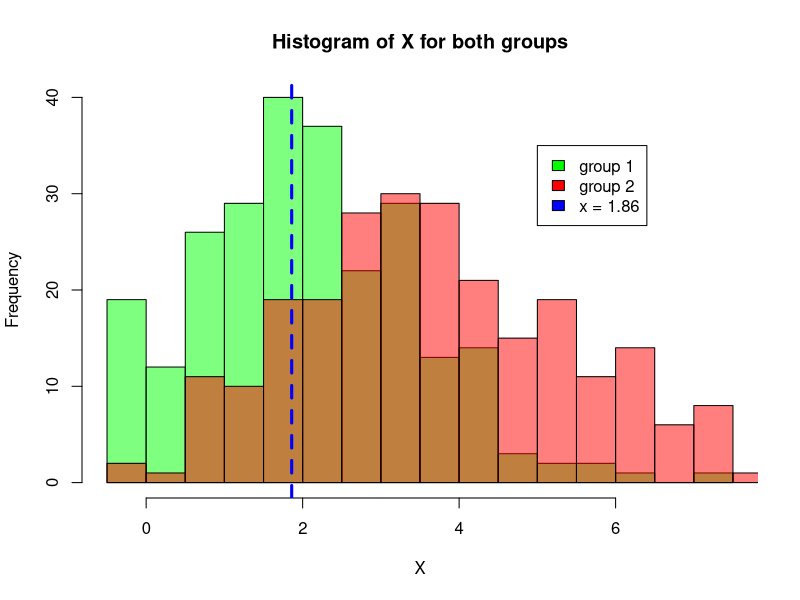

This chart was generated by the following R code:
## ---- chunk 1
set.seed(6164900)
Nk <- 250
K <- 2

Y <- rep(1:K, each = Nk)
X <- c(rpois(Nk, 2) + rnorm(Nk, 0, 0.01), rpois(Nk, 4) + rnorm(Nk, 0, 0.01))
df <- cbind(Y,X)

g1 <- hist(X[1:Nk],  breaks = 25, plot = F)
g2 <- hist(X[Nk:length(X)], breaks = 25, plot = F)
plot(g1, col = rgb(0,1,0,0.5), main = "Histogram of X for both groups",
     xlab = "X")
plot(g2, col = rgb(1,0,0,0.5), add = T)
abline(v = 1.86, lty = 2, lwd = 3, col = "blue")
legend(5, 35, fill = c("green", "red", "blue"),
       legend = c("group 1", "group 2", "x = 1.86"))

## ---- chunk 2
findprop <- function(x, histo){
  
  #put value between bins it is located by sorting the breaks with the value     appended to it.
  breaks <- sort(c(histo[["breaks"]], x)) 
  
  #obtain index of that value subtracted by one, because there is always one more break than the length of the proportions per bin.
  index <- which(breaks == x) - 1 
  
   #find proportion of cases in the bin x belongs too
  prop <- histo[["density"]][index]
  
  #if prop = NA or index == 0, then the new x value is outside the range of the observed X and so there are no cases in that bin.
  prop <- ifelse(index == 0, NA, prop)
  prop <- ifelse(is.na(prop), 0, prop) 
  
  #finally, if x precisely falls on a bin boundary, then prop has 2 values so if that is the case, let us take the mean.
  prop <- ifelse(length(prop) > 1, mean(prop), prop)
  
  return(prop)
}

findprop(1.2, g1)
findprop(1.86, g2)
## ---- chunk 3
set.seed(6164900)
Nk <- 250
K <- 2

Y <- rep(1:K, each = Nk)
X <- cbind(c(rpois(Nk, 2) + rnorm(Nk, 0, 0.01), 
             rpois(Nk, 4) + rnorm(Nk, 0, 0.01)),
        c(rnorm(Nk, -0.5), rnorm(Nk, 0.5, 1.5)))
df <- cbind(Y,X)
## ---- chunk 4
prodprops <- function(df, breaks = 25){
  P <- ifelse(is.null(ncol(df)), 1, ncol(df[,2:ncol(df)])) #number of predictors
  
  hists <- apply(df[,2:ncol(df)], 2, function(x){ #get histograms for each predictor
    hist(x, breaks = breaks, plot = F)
  })
  
  props <- matrix(0, nrow(df), P) #storage
  for(p in 2:(P+1)){ #for every predictor
    propp <- c() #storage
    for(i in 1:nrow(df)){ #for every case
      val <- findprop(df[i,p], hists[[(p-1)]]) #get value for case - predictor
      propp <- append(propp, val) #append it to the storage
    }
    props[,(p-1)] <- propp #append vector of values for 1 predictor, but all cases to the storage.
  }
  
  return(apply(props, 1, prod)) #return the product of the proportions
  
  
  
}
head(prodprops(df, 25))
## ---- chunk 5
HistEst <- function(df, breaks = 25){
  
  N <- nrow(df)
  K <- length(table(df[,1])) #number of groups
  probs <- sapply(groups, function(x){nrow(x)}) / N #proportions nk of N
  
  #create separate df for each group
  groups <- list() #create memory
  for(i in 1:K){ #save all groups into separate df
    groups[[i]] <- df[df[,1] == i,]
  }

  #apply prodprop() to all classes
  prods <- lapply(groups, function(x){
    prodprops(x, breaks)
  })

  #####
  #We now have the nominator of the bayes classifier. "probs" contains the priors and "prods" contains the products of the proportions of the bins in each predictor. We just need the denominator which is the sum of the prior * those products, so we are almost there...
  #####
  
} 
